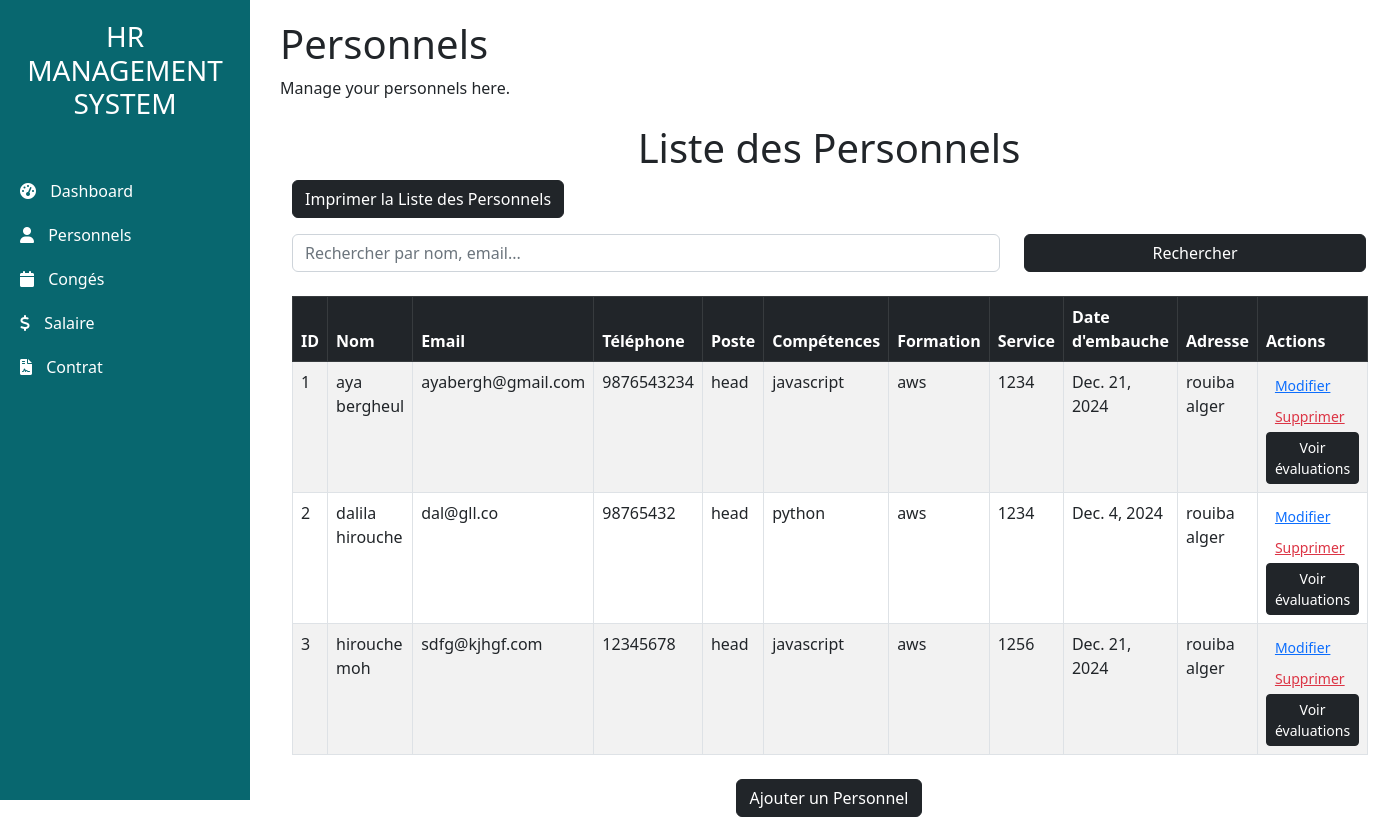
Before: /personnels/ with the older database file.
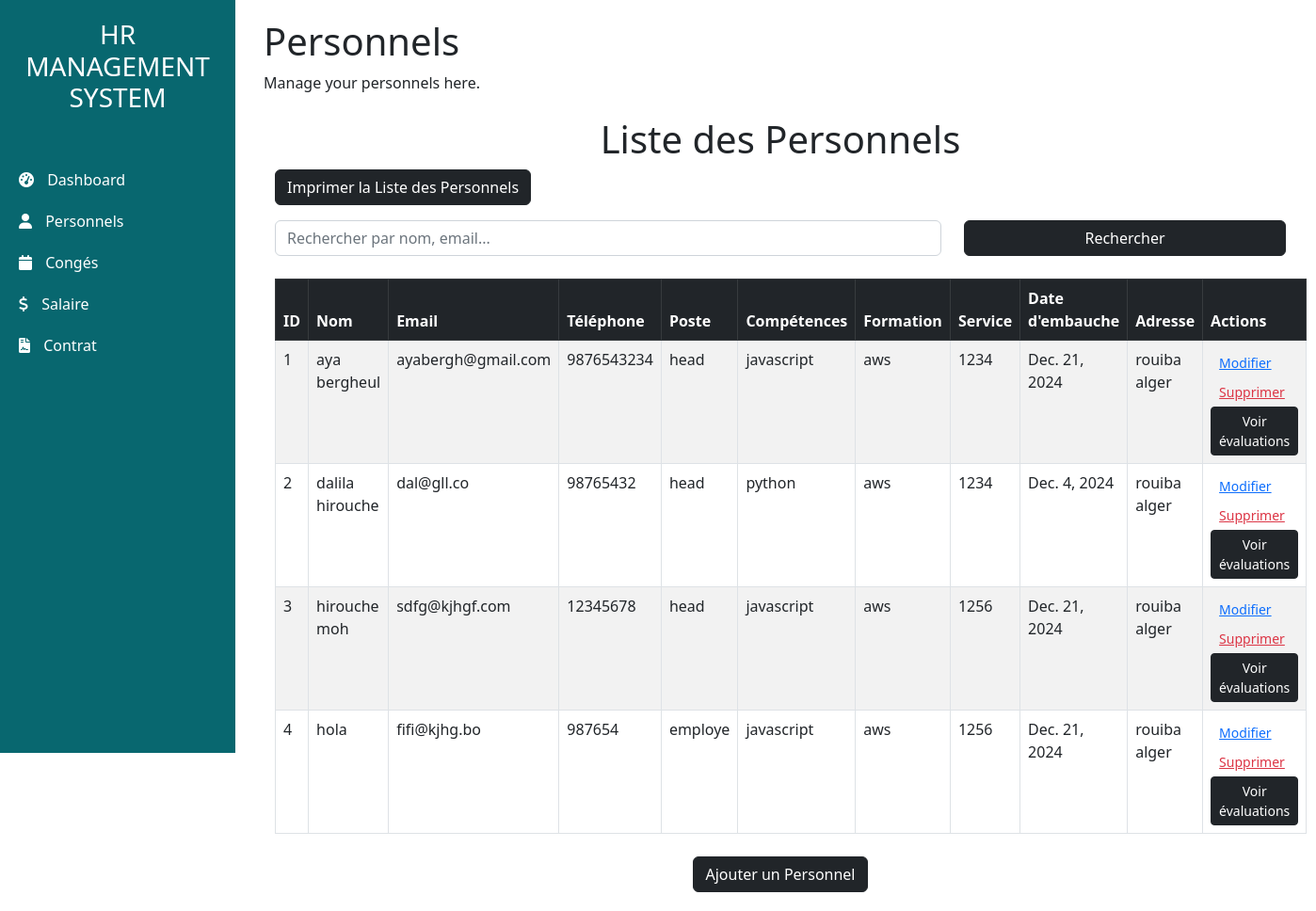
After: the same page with the newer database file.
### app/models.py (models this page shows, shortened)
class Personnel(models.Model):
    name= models.CharField(max_length=50)
    Email= models.EmailField(max_length=254)
    Phone= models.IntegerField()
    Position= models.CharField(max_length=40)
    skills= models.CharField(max_length=254)
    training= models.CharField(max_length=254)
    IdService = models.ForeignKey(Service,on_delete=models.CASCADE)
    hireDate= models.DateField()
    Adresse= models.CharField(max_length=254)
    jours_restants = models.IntegerField(default=0)

class Service(models.Model):
    IdServic= models.CharField(max_length=50)
    nameservice= models.CharField(max_length=50)
    def __str__(self):
        return self.IdServic

### app/views.py (the view)
# urls.py: path('personnels/', views.personnels, name='personnels'),  # Personnels view
def personnels(request):
    query = request.GET.get('q', '')  # Get the query from the GET request, default to empty string if not provided
    if query:
        personnels = Personnel.objects.filter(name__icontains=query)  # Filter by name, can be expanded to other fields
    else:
        personnels = Personnel.objects.all()
    return render(request, 'employee/personnels.html', {'personnels': personnels})

### app/templates/employee/personnels.html (shortened to what this page needs)
<!DOCTYPE html>
<html lang="en">
<head>
    <link href="https://cdn.jsdelivr.net/npm/bootstrap@5.3.0/dist/css/bootstrap.min.css" rel="stylesheet">
</head>
<body>
 {% extends "base.html" %}
{% block content %}
<h1>Personnels</h1>
<p>Manage your personnels here.</p>
<div class="container mt-4">
    <h1 class="text-center">Liste des Personnels</h1>
     <button onclick="printTable()" class="btn btn-dark mb-3">Imprimer la Liste des Personnels</button>
    <form method="GET" class="mb-4">
        <div class="row">
            <div class="col-md-8">
                <input type="text" name="q" class="form-control" placeholder="Rechercher par nom, email..." value="{{ request.GET.q }}">
            </div>
            <div class="col-md-4">
                <button type="submit" class="btn btn-dark w-100">Rechercher</button>
            </div>
        </div>
    </form>
<div id="printableArea" >
    <table class="table table-bordered table-striped mt-4">
        <thead class="table-dark">
            <tr>
                <th>ID</th>
                <th>Nom</th>
                <th>Email</th>
                <th>Téléphone</th>
                <th>Poste</th>
                <th>Compétences</th>
                <th>Formation</th>
                <th>Service</th>
                <th>Date d'embauche</th>
                <th>Adresse</th>
                <th>Actions</th>
            </tr>
        </thead>
        <tbody>
            {% for employe in personnels %}
            <tr>
                <td>{{ employe.id }}</td>
                <td>{{ employe.name }}</td>
                <td>{{ employe.Email }}</td>
                <td>{{ employe.Phone }}</td>
                <td>{{ employe.Position }}</td>
                <td>{{ employe.skills }}</td>
                <td>{{ employe.training }}</td>
                <td>{{ employe.IdService }}</td>
                <td>{{ employe.hireDate }}</td>
                <td>{{ employe.Adresse }}</td>
                <td>
                    <a href="{% url 'update_personnel' employe.id %}" class="btn text-primary btn-sm text-decoration-underline">Modifier</a>
                    <a href="{% url 'delete_personnel' employe.id %}" class="btn text-danger btn-sm text-decoration-underline">Supprimer</a>
                    <a href="{% url 'evaluations' employe.id %}" class="btn btn-dark btn-sm">Voir évaluations</a>
                </td>
            </tr>
            {% empty %}
            <tr>
                <td colspan="11" class="text-center">Aucun employé trouvé.</td>
            </tr>
            {% endfor %}
        </tbody>
    </table>
</div>
    <div class="text-center mt-4">
        <a href="{% url 'add_personnel' %}" class="btn btn-dark">Ajouter un Personnel</a>
    </div>
</div>
{% endblock %}

Changed rows visible on the page:
added Personnel: id "4", name "hola", Email "fifi@kjhg.bo", Phone "987654", Position "employe", skills "javascript", training "aws", IdService "1256", hireDate "Dec. 21, 2024", Adresse "rouiba alger"
